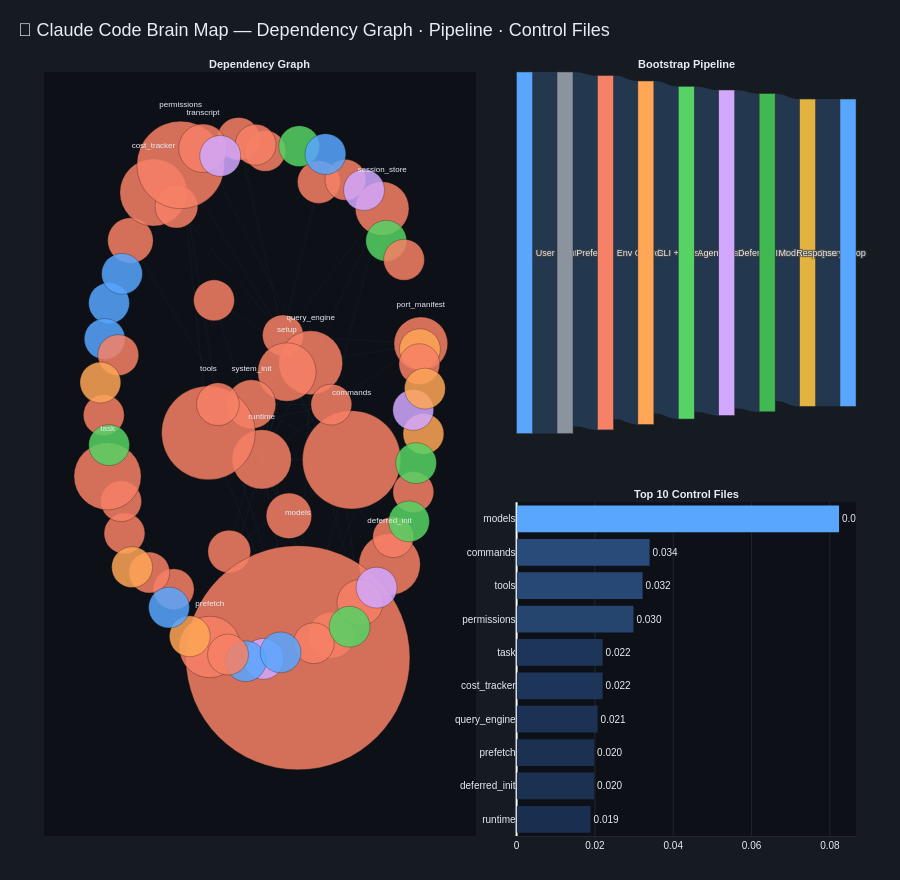

The notebook cell this image was saved under:
### Markdown cell above
## 3 · The Full Picture

**One figure. Three panels.** Left: the dependency graph. Top-right: the 7-stage bootstrap pipeline. Bottom-right: the 10 most critical files. This is the screenshot.

### Code cell
_top = sorted(pr.items(), key=lambda x: x[1], reverse=True)[:10]
_df  = pd.DataFrame(_top, columns=["File","Score"])
_df["Label"] = _df["File"].apply(node_label)
_df = _df.sort_values("Score")

_STAGES = [
    "User Input","Prefetch","Env Guards","CLI + Trust",
    "Agent Load","Deferred Init","Mode Router","Query Loop","Response",
]
_SCOLORS = [
    "#58a6ff","#8b949e","#f78166","#ffa657",
    "#56d364","#d2a8ff","#3fb950","#e3b341","#58a6ff",
]

fig_hero = make_subplots(
    rows=2, cols=2,
    specs=[
        [{"rowspan": 2, "type": "scatter"}, {"type": "domain"}],
        [None,                               {"type": "scatter"}],
    ],
    column_widths=[0.56, 0.44],
    row_heights=[0.52, 0.48],
    subplot_titles=[
        "<b>Dependency Graph</b>",
        "<b>Bootstrap Pipeline</b>",
        "<b>Top 10 Control Files</b>",
    ],
    horizontal_spacing=0.05,
    vertical_spacing=0.09,
)

# Panel 1 — edges
fig_hero.add_trace(go.Scatter(
    x=edge_x, y=edge_y, mode="lines",
    line=dict(color="rgba(88,166,255,0.07)", width=0.6),
    hoverinfo="none", showlegend=False,
), row=1, col=1)

# Panel 1 — nodes
_nl = list(G.nodes())
fig_hero.add_trace(go.Scatter(
    x=[pos[n][0] for n in _nl],
    y=[pos[n][1] for n in _nl],
    mode="markers+text",
    marker=dict(
        size=[10 + pr.get(n, 0) * 2600 for n in _nl],
        color=[sub_color.get(node_sub(n), "#8b949e") for n in _nl],
        opacity=0.85,
        line=dict(width=1, color="rgba(0,0,0,0.3)"),
    ),
    text=[node_label(n) if n in top_labels else "" for n in _nl],
    textfont=dict(size=8, color=FONT_COLOR),
    textposition="top center",
    hovertext=[f"<b>{node_label(n)}</b><br>PR: {pr.get(n,0):.4f}<br>{node_sub(n)}" for n in _nl],
    hoverinfo="text", showlegend=False,
), row=1, col=1)

# Panel 2 — Sankey
fig_hero.add_trace(go.Sankey(
    node=dict(
        label=_STAGES, color=_SCOLORS, pad=10, thickness=16,
        line=dict(color="#30363d", width=0.5),
    ),
    link=dict(
        source=list(range(len(_STAGES)-1)),
        target=list(range(1, len(_STAGES))),
        value=[100, 98, 95, 92, 90, 88, 85, 85],
        color=["rgba(88,166,255,0.20)"] * (len(_STAGES)-1),
    ),
    textfont=dict(size=9, color=FONT_COLOR),
), row=1, col=2)

# Panel 3 — Top-10 bar
fig_hero.add_trace(go.Bar(
    y=_df["Label"], x=_df["Score"],
    orientation="h",
    marker=dict(
        color=_df["Score"].tolist(),
        colorscale=[[0,"#1a2f50"],[1,"#58a6ff"]],
        line_width=0,
    ),
    text=[f"{s:.3f}" for s in _df["Score"]],
    textposition="outside",
    hovertext=[f"{f}<br>PR: {s:.5f}" for f, s in zip(_df["File"], _df["Score"])],
    hoverinfo="text", showlegend=False,
), row=2, col=2)

fig_hero.update_layout(
    title=dict(
        text="🧠 Claude Code Brain Map — Dependency Graph · Pipeline · Control Files",
        font=dict(size=18, color=FONT_COLOR, family="Arial Black, Arial"), x=0.02,
    ),
    height=880,
    paper_bgcolor=PAPER_BG, plot_bgcolor=DARK_BG,
    font=dict(family="Arial, sans-serif", size=10, color=FONT_COLOR),
    margin=dict(t=72, b=44, l=44, r=44),
)
fig_hero.update_xaxes(showgrid=False, zeroline=False, showticklabels=False, row=1, col=1)
fig_hero.update_yaxes(showgrid=False, zeroline=False, showticklabels=False, row=1, col=1)
fig_hero.update_xaxes(gridcolor=GRID_COLOR, linecolor=GRID_COLOR, row=2, col=2)
fig_hero.update_yaxes(gridcolor=GRID_COLOR, showgrid=False, row=2, col=2)
for ann in fig_hero.layout.annotations:
    ann.font.color = FONT_COLOR
    ann.font.size  = 11
    ann.font.family = "Arial Black, Arial"
fig_hero.show()
fig_hero.write_image("graphs/02_hero_overview.png", width=1400, height=800, scale=2)

### Figure 1 — Plotly figure (JSON) as saved in the notebook; plotly's stock layout.template omitted (floating-point values rounded to 4 significant figures; data arrays with more than 128 entries replaced by an {"elided": "..."} marker saying what was removed)
{"data": [{"hoverinfo": "none", "line": {"color": "rgba(88,166,255,0.07)", "width": 0.6}, "mode": "lines", "showlegend": false, "type": "scatter", "x": {"elided": "171 float values"}, "xaxis": "x", "y": {"elided": "171 float values"}, "yaxis": "y"}, {"hoverinfo": "text", "hovertext": ["<b>bootstrap_graph</b><br>PR: 0.0126<br>core", "<b>commands</b><br>PR: 0.0340<br>core", "<b>command_graph</b><br>PR: 0.0126<br>core", "<b>context</b><br>PR: 0.0137<br>core", "<b>costHook</b><br>PR: 0.0119<br>core", "<b>cost_tracker</b><br>PR: 0.0220<br>core", "<b>deferred_init</b><br>PR: 0.0198<br>core", "<b>dialogLaunchers</b><br>PR: 0.0119<br>core", "<b>direct_modes</b><br>PR: 0.0126<br>core", "<b>execution_registry</b><br>PR: 0.0137<br>core", "<b>history</b><br>PR: 0.0137<br>core", "<b>ink</b><br>PR: 0.0119<br>core", "<b>interactiveHelpers</b><br>PR: 0.0119<br>core", "<b>main</b><br>PR: 0.0119<br>core", "<b>models</b><br>PR: 0.0823<br>core", "<b>parity_audit</b><br>PR: 0.0139<br>core", "<b>permissions</b><br>PR: 0.0298<br>core", "<b>port_manifest</b><br>PR: 0.0168<br>core", "<b>prefetch</b><br>PR: 0.0198<br>core", "<b>projectOnboardingState</b><br>PR: 0.0119<br>core", "<b>query</b><br>PR: 0.0119<br>core", "<b>QueryEngine</b><br>PR: 0.0119<br>core", "<b>query_engine</b><br>PR: 0.0207<br>core", "<b>remote_runtime</b><br>PR: 0.0126<br>core", "<b>replLauncher</b><br>PR: 0.0119<br>core", "<b>runtime</b><br>PR: 0.0189<br>core", "<b>session_store</b><br>PR: 0.0168<br>core", "<b>setup</b><br>PR: 0.0186<br>core", "<b>system_init</b><br>PR: 0.0149<br>core", "<b>task</b><br>PR: 0.0220<br>core", "<b>tasks</b><br>PR: 0.0119<br>core", "<b>Tool</b><br>PR: 0.0119<br>core", "<b>tools</b><br>PR: 0.0322<br>core", "<b>tool_pool</b><br>PR: 0.0126<br>core", "<b>transcript</b><br>PR: 0.0148<br>core", "<b></b><br>PR: 0.0119<br>core", "<b>assistant</b><br>PR: 0.0119<br>assistant", "<b>bootstrap</b><br>PR: 0.0119<br>bootstrap", "<b>bridge</b><br>PR: 0.0119<br>bridge", "<b>buddy</b><br>PR: 0.0119<br>buddy", "<b>cli</b><br>PR: 0.0119<br>cli", "<b>components</b><br>PR: 0.0119<br>components", "<b>constants</b><br>PR: 0.0119<br>constants", "<b>coordinator</b><br>PR: 0.0119<br>coordinator", "<b>entrypoints</b><br>PR: 0.0119<br>entrypoints", "<b>hooks</b><br>PR: 0.0119<br>hooks", "<b>keybindings</b><br>PR: 0.0119<br>keybindings", "<b>memdir</b><br>PR: 0.0119<br>memdir", "<b>migrations</b><br>PR: 0.0119<br>migrations", "<b>moreright</b><br>PR: 0.0119<br>moreright", "<b>native_ts</b><br>PR: 0.0119<br>native_ts", "<b>outputStyles</b><br>PR: 0.0119<br>outputStyles", "<b>plugins</b><br>PR: 0.0119<br>plugins", "<b>reference_data</b><br>PR: 0.0119<br>reference_data", "<b>remote</b><br>PR: 0.0119<br>remote", "<b>schemas</b><br>PR: 0.0119<br>schemas", "<b>screens</b><br>PR: 0.0119<br>screens", "<b>server</b><br>PR: 0.0119<br>server", "<b>services</b><br>PR: 0.0119<br>services", "<b>skills</b><br>PR: 0.0119<br>skills", "<b>state</b><br>PR: 0.0119<br>state", "<b>types</b><br>PR: 0.0119<br>types", "<b>upstreamproxy</b><br>PR: 0.0119<br>upstreamproxy", "<b>utils</b><br>PR: 0.0119<br>utils", "<b>vim</b><br>PR: 0.0119<br>vim", "<b>voice</b><br>PR: 0.0119<br>voice"], "marker": {"color": ["#f78166", "#f78166", "#f78166", "#f78166", "#f78166", "#f78166", "#f78166", "#f78166", "#f78166", "#f78166", "#f78166", "#f78166", "#f78166", "#f78166", "#f78166", "#f78166", "#f78166", "#f78166", "#f78166", "#f78166", "#f78166", "#f78166", "#f78166", "#f78166", "#f78166", "#f78166", "#f78166", "#f78166", "#f78166", "#f78166", "#f78166", "#f78166", "#f78166", "#f78166", "#f78166", "#f78166", "#58a6ff", "#f78166", "#56d364", "#d2a8ff", "#ffa657", "#58a6ff", "#f78166", "#56d364", "#ffa657", "#58a6ff", "#f78166", "#56d364", "#d2a8ff", "#ffa657", "#58a6ff", "#f78166", "#56d364", "#d2a8ff", "#ffa657", "#58a6ff", "#f78166", "#56d364", "#d2a8ff", "#ffa657", "#58a6ff", "#f78166", "#56d364", "#d2a8ff", "#ffa657", "#58a6ff"], "line": {"color": "rgba(0,0,0,0.3)", "width": 1}, "opacity": 0.85, "size": [42.75, 98.31, 42.75, 45.52, 40.88, 67.12, 61.44, 40.88, 42.75, 45.52, 45.52, 40.88, 40.88, 40.88, 224.1, 46.03, 87.59, 53.66, 61.44, 40.88, 40.88, 40.88, 63.8, 42.75, 40.88, 59.16, 53.66, 58.39, 48.8, 67.12, 40.88, 40.88, 93.67, 42.75, 48.5, 40.88, 40.88, 40.88, 40.88, 40.88, 40.88, 40.88, 40.88, 40.88, 40.88, 40.88, 40.88, 40.88, 40.88, 40.88, 40.88, 40.88, 40.88, 40.88, 40.88, 40.88, 40.88, 40.88, 40.88, 40.88, 40.88, 40.88, 40.88, 40.88, 40.88, 40.88]}, "mode": "markers+text", "showlegend": false, "text": ["", "commands", "", "", "", "cost_tracker", "deferred_init", "", "", "", "", "", "", "", "models", "", "permissions", "port_manifest", "prefetch", "", "", "", "query_engine", "", "", "runtime", "session_store", "setup", "system_init", "task", "", "", "tools", "", "transcript", "", "", "", "", "", "", "", "", "", "", "", "", "", "", "", "", "", "", "", "", "", "", "", "", "", "", "", "", "", "", ""], "textfont": {"color": "#e6edf3", "size": 8}, "textposition": "top center", "type": "scatter", "x": [-0.17, 0.5069, -0.2257, -0.8174, -0.0104, -0.6795, 0.7342, -0.853, -0.5419, 0.1317, 0.3858, -0.873, -0.06776, 0.09586, 0.1851, 0.5571, -0.5169, 0.9216, -0.342, 0.756, -0.977, -0.3169, 0.262, 0.3107, 0.2805, -0.03135, 0.6898, 0.1196, -0.09299, -0.9543, -0.5582, 0.8766, -0.3504, -0.2936, -0.3831, 0.3857, -0.9455, 0.4696, 0.4948, -0.0209, 0.9159, -0.1267, -0.7043, 0.7141, 0.9372, -0.8678, 0.9126, 0.893, 0.8759, -0.8075, -0.9718, -0.8902, 0.8507, -0.2798, -0.4617, -0.5863, 0.8208, 0.1932, 0.6565, 0.9459, 0.3504, -0.2331, -0.945, 0.5815, -0.9973, 0.08167], "xaxis": "x", "y": [1, -0.1877, -0.527, 0.6238, 0.9553, 0.8012, -0.575, -0.46, 0.7488, -0.3949, -0.8364, -0.3409, 0.978, 0.2729, -0.9201, -0.7161, 0.9032, 0.2418, -0.8802, -0.4737, -0.02244, 0.4025, 0.1713, 0.8401, -0.8661, -0.1858, 0.742, 0.1372, 0.01802, -0.2488, -0.6666, -0.307, -0.08803, 0.01789, 0.965, 0.01651, 0.3923, 0.8483, -0.8052, -0.9241, 0.2215, -0.9329, -0.6047, 0.6227, -0.09169, 0.5005, 0.1664, -0.1999, -0.003, -0.5849, 0.2594, 0.1998, -0.4156, 0.9366, -0.8407, -0.7343, 0.5525, 0.9727, -0.6605, 0.0756, 0.9435, -0.9082, -0.1333, 0.8106, 0.09829, -0.9002], "yaxis": "y"}, {"domain": {"x": [0.582, 1], "y": [0.5268, 1]}, "link": {"color": ["rgba(88,166,255,0.20)", "rgba(88,166,255,0.20)", "rgba(88,166,255,0.20)", "rgba(88,166,255,0.20)", "rgba(88,166,255,0.20)", "rgba(88,166,255,0.20)", "rgba(88,166,255,0.20)", "rgba(88,166,255,0.20)"], "source": [0, 1, 2, 3, 4, 5, 6, 7], "target": [1, 2, 3, 4, 5, 6, 7, 8], "value": [100, 98, 95, 92, 90, 88, 85, 85]}, "node": {"color": ["#58a6ff", "#8b949e", "#f78166", "#ffa657", "#56d364", "#d2a8ff", "#3fb950", "#e3b341", "#58a6ff"], "label": ["User Input", "Prefetch", "Env Guards", "CLI + Trust", "Agent Load", "Deferred Init", "Mode Router", "Query Loop", "Response"], "line": {"color": "#30363d", "width": 0.5}, "pad": 10, "thickness": 16}, "textfont": {"color": "#e6edf3", "size": 9}, "type": "sankey"}, {"hoverinfo": "text", "hovertext": ["runtime.py<br>PR: 0.01891", "deferred_init.py<br>PR: 0.01979", "prefetch.py<br>PR: 0.01979", "query_engine.py<br>PR: 0.02069", "cost_tracker.py<br>PR: 0.02197", "task.py<br>PR: 0.02197", "permissions.py<br>PR: 0.02984", "tools.py<br>PR: 0.03218", "commands.py<br>PR: 0.03397", "models.py<br>PR: 0.08234"], "marker": {"color": [0.01891, 0.01979, 0.01979, 0.02069, 0.02197, 0.02197, 0.02984, 0.03218, 0.03397, 0.08234], "colorscale": [[0, "#1a2f50"], [1, "#58a6ff"]], "line": {"width": 0}}, "orientation": "h", "showlegend": false, "text": ["0.019", "0.020", "0.020", "0.021", "0.022", "0.022", "0.030", "0.032", "0.034", "0.082"], "textposition": "outside", "type": "bar", "x": [0.01891, 0.01979, 0.01979, 0.02069, 0.02197, 0.02197, 0.02984, 0.03218, 0.03397, 0.08234], "xaxis": "x2", "y": ["runtime", "deferred_init", "prefetch", "query_engine", "cost_tracker", "task", "permissions", "tools", "commands", "models"], "yaxis": "y2"}], "layout": {"annotations": [{"font": {"color": "#e6edf3", "family": "Arial Black, Arial", "size": 11}, "showarrow": false, "text": "<b>Dependency Graph</b>", "x": 0.266, "xanchor": "center", "xref": "paper", "y": 1, "yanchor": "bottom", "yref": "paper"}, {"font": {"color": "#e6edf3", "family": "Arial Black, Arial", "size": 11}, "showarrow": false, "text": "<b>Bootstrap Pipeline</b>", "x": 0.791, "xanchor": "center", "xref": "paper", "y": 1, "yanchor": "bottom", "yref": "paper"}, {"font": {"color": "#e6edf3", "family": "Arial Black, Arial", "size": 11}, "showarrow": false, "text": "<b>Top 10 Control Files</b>", "x": 0.791, "xanchor": "center", "xref": "paper", "y": 0.4368, "yanchor": "bottom", "yref": "paper"}], "font": {"color": "#e6edf3", "family": "Arial, sans-serif", "size": 10}, "height": 880, "margin": {"b": 44, "l": 44, "r": 44, "t": 72}, "paper_bgcolor": "#161b22", "plot_bgcolor": "#0d1117", "title": {"font": {"color": "#e6edf3", "family": "Arial Black, Arial", "size": 18}, "text": "🧠 Claude Code Brain Map — Dependency Graph · Pipeline · Control Files", "x": 0.02}, "xaxis": {"anchor": "y", "domain": [0, 0.532], "showgrid": false, "showticklabels": false, "zeroline": false}, "xaxis2": {"anchor": "y2", "domain": [0.582, 1], "gridcolor": "#21262d", "linecolor": "#21262d"}, "yaxis": {"anchor": "x", "domain": [0, 1], "showgrid": false, "showticklabels": false, "zeroline": false}, "yaxis2": {"anchor": "x2", "domain": [0, 0.4368], "gridcolor": "#21262d", "showgrid": false}}}
